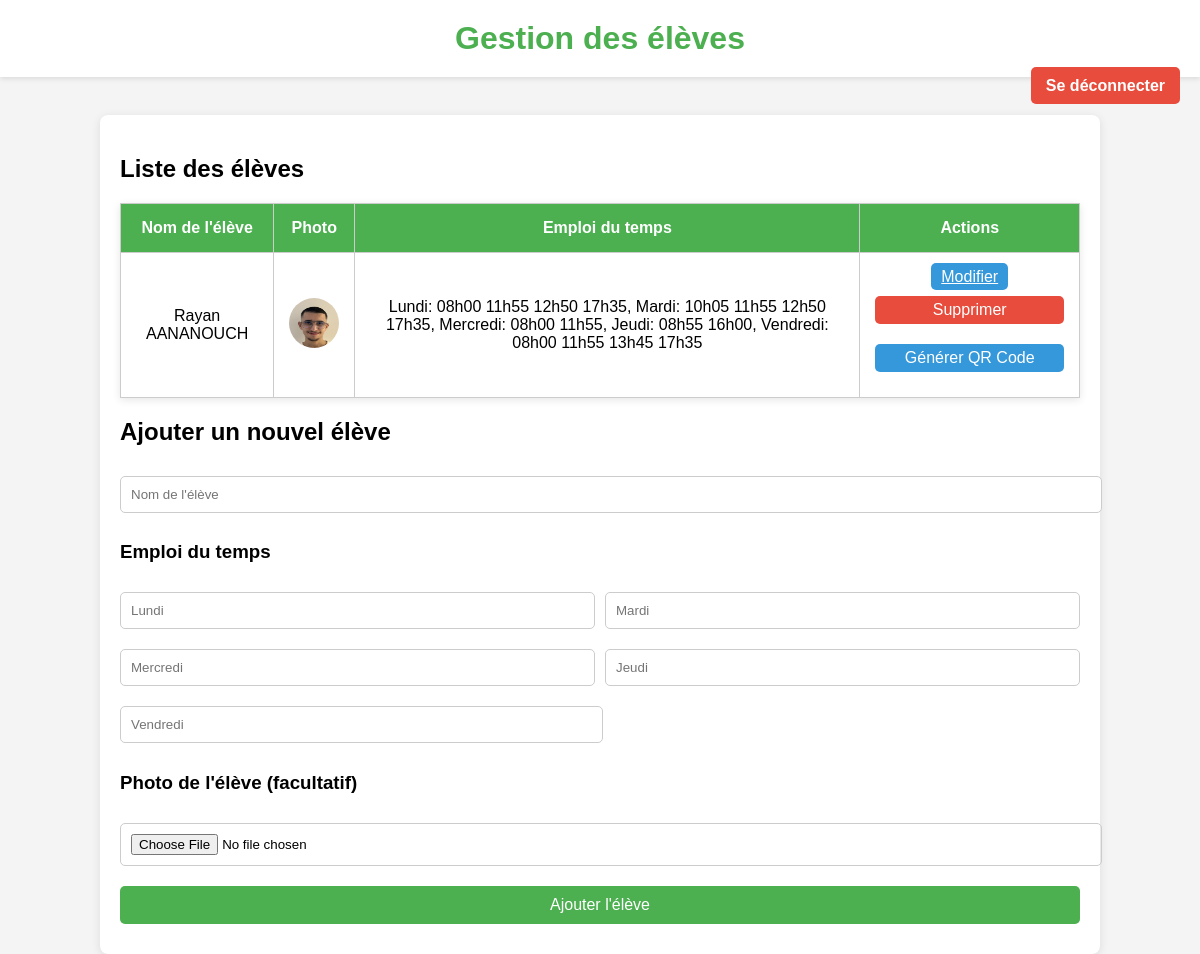
Before: /admin (signed in) with the older database file.
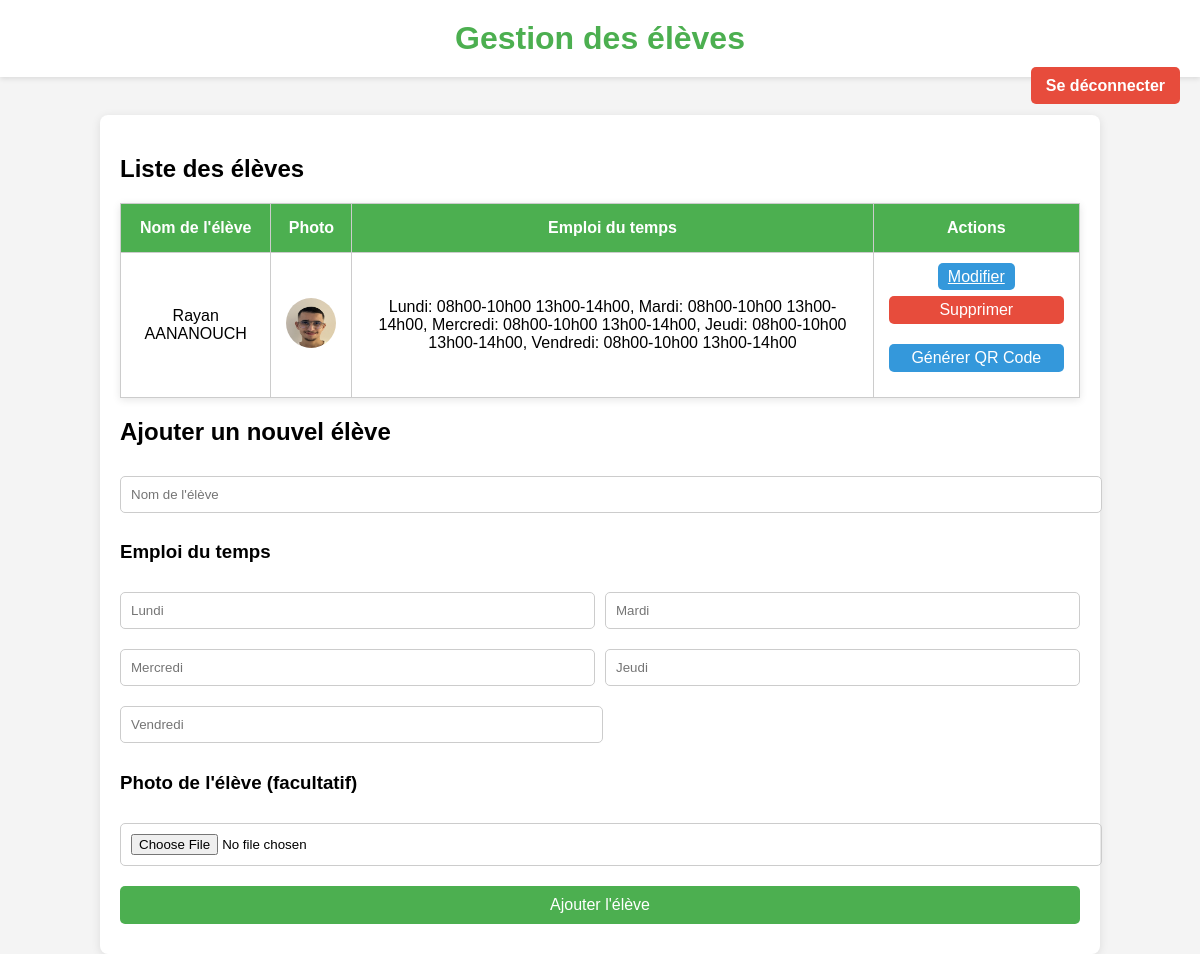
After: the same page with the newer database file.
### tables this page shows
CREATE TABLE eleves (
            id INTEGER PRIMARY KEY AUTOINCREMENT,
            nom_eleve TEXT UNIQUE,
            autorise INTEGER DEFAULT 0
        , photo TEXT, emploi_du_temps TEXT);

### app.py (the view)
@app.route('/admin')
def admin():
    if not session.get('admin'):
        return redirect(url_for('login'))
    conn = sqlite3.connect(DB_FILE)
    cursor = conn.cursor()
    cursor.execute("SELECT nom_eleve, photo, emploi_du_temps FROM eleves")
    eleves = cursor.fetchall()
    conn.close()
    return render_template('admin.html', eleves=eleves)

### templates/admin.html (shortened to what this page needs)
<!DOCTYPE html>
<html lang="fr">
<head>
</head>
<body>
    <h1>Gestion des élèves</h1>
    <div class="logout-btn">
        <a href="{{ url_for('logout') }}">Se déconnecter</a>
    </div>
    <div class="container">
        <h2>Liste des élèves</h2>
        <table>
            <thead>
                <tr>
                    <th>Nom de l'élève</th>
                    <th>Photo</th>
                    <th>Emploi du temps</th>
                    <th>Actions</th>
                </tr>
            </thead>
            <tbody>
                {% for eleve in eleves %}
                    <tr>
                        <td>{{ eleve[0] }}</td>
                        <td><img src="{{ eleve[1] }}" alt="Photo de l'élève"></td>
                        <td>{{ eleve[2] }}</td>
                        <td>
                            <a href="{{ url_for('edit_eleve', nom_eleve=eleve[0]) }}" class="generate-qr-btn">Modifier</a>
                            <form action="{{ url_for('delete_eleve', nom_eleve=eleve[0]) }}" method="post" style="display:inline;">
                                <button type="submit" class="delete-btn">Supprimer</button>
                            </form>
                            <form action="{{ url_for('generate_qr') }}" method="post" style="display:inline;">
                                <button type="submit" class="generate-qr-btn">Générer QR Code</button>
                            </form>
                        </td>
                    </tr>
                {% endfor %}
            </tbody>
        </table>
        <h2>Ajouter un nouvel élève</h2>
        <form action="/add_eleve" method="post" enctype="multipart/form-data">
            <input type="text" name="nom_eleve" placeholder="Nom de l'élève" required>
            <h3>Emploi du temps</h3>
            <div class="form-row">
                <input type="text" name="lundi" placeholder="Lundi" required>
                <input type="text" name="mardi" placeholder="Mardi" required>
            </div>
            <div class="form-row">
                <input type="text" name="mercredi" placeholder="Mercredi" required>
                <input type="text" name="jeudi" placeholder="Jeudi" required>
            </div>
            <div class="form-row">
                <input type="text" name="vendredi" placeholder="Vendredi" required>
            </div>
            <h3>Photo de l'élève (facultatif)</h3>
            <input type="file" name="photo" accept="image/*">
            <button type="submit">Ajouter l'élève</button>
        </form>
    </div>
</body>
</html>

### templates/admin.html (style rules this page uses)
body { font-family: Arial, sans-serif; background: #f4f4f4; margin: 0; padding: 0; }
h1 { text-align: center; color: #4CAF50; padding: 20px 0; margin: 0; background-color: #ffffff; box-shadow: 0 2px 5px rgba(0, 0, 0, 0.1); }
.logout-btn { text-align: right; margin-bottom: 20px; padding-right: 20px; }
.logout-btn a { background-color: #e74c3c; color: white; padding: 10px 15px; text-decoration: none; border-radius: 5px; font-weight: bold; }
.container { width: 80%; margin: 0 auto; padding: 20px; background-color: white; box-shadow: 0 2px 10px rgba(0, 0, 0, 0.1); border-radius: 8px; }
form input, form button, form textarea { width: 100%; padding: 10px; margin: 10px 0; border: 1px solid #ccc; border-radius: 5px; }
form button { background-color: #4CAF50; color: white; font-size: 16px; cursor: pointer; border: none; transition: background-color 0.3s; }
.form-row { display: flex; justify-content: space-between; gap: 10px; }
.form-row input { width: 48%; }
table { width: 100%; border-collapse: collapse; background-color: white; box-shadow: 0 2px 8px rgba(0, 0, 0, 0.1); }
th, td { padding: 15px; text-align: center; border: 1px solid #ccc; }
th { background-color: #4CAF50; color: white; }
td img { width: 50px; height: 50px; border-radius: 50%; }
.delete-btn { background-color: #e74c3c; color: white; border: none; padding: 5px 10px; border-radius: 5px; cursor: pointer; }
.generate-qr-btn { background-color: #3498db; color: white; border: none; padding: 5px 10px; border-radius: 5px; cursor: pointer; }

Changed rows visible on the page:
changed eleves "Rayan AANANOUCH": emploi_du_temps "Lundi: 08h00 11h55 12h50 17h35, Mardi: 10h05 11h55 12h50 17h35, Mercredi: 08h00 11h55, Jeudi: 08h55 16h00, Vendredi: 08h00 11h55 13h45 17h35" → "Lundi: 08h00-10h00 13h00-14h00, Mardi: 08h00-10h00 13h00-14h00, Mercredi: 08h00-10h00 13h00-14h00, Jeudi: 08h00-10h00 13h00-14h00, Vendredi: 08h00-10h00 13h00-14h00"
